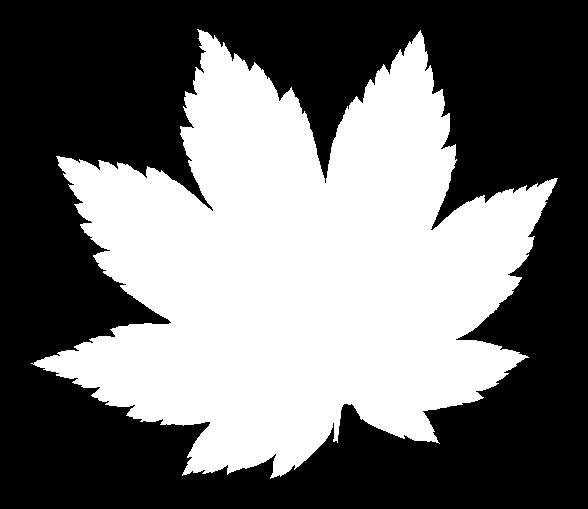
#> input picture images/images/1000.jpg, 588 x 509 px, given in place of 1.jpg, which was not available
$ python image_preprocessing.py
#> lines starting #> are read from the running program, lines starting #| are printed output that depends on the picture
from PIL import Image
import sys
import os

def fill_image(image):
    width, height = image.size
    new_image_length = width if width > height else height
    new_image = Image.new(image.mode, (new_image_length, new_image_length), color='black')
    if width > height:
        new_image.paste(image, (0, int((new_image_length - height) / 2)))
    else:
        new_image.paste(image, (int((new_image_length - width) / 2), 0))
    return new_image

def save_image(image, image_name):
    image.save('../preprocessed_images/' + image_name + '.jpg', 'JPEG')

if __name__ == '__main__':
    for i in range(1584):
        image = Image.open('../images/images/{}.jpg'.format(i + 1))
#> image is the input picture: PIL image 588x509 L; min 0, max 255, mean 112.1
        image = fill_image(image)
#> in fill_image, `new_image = Image.new(image.mode, (new_image_length, new_image_length)..`: new_image: PIL image 588x588 L; every value is 0
#> in fill_image, `new_image.paste(image, (0, int((new_image_length - height) / 2)))`:
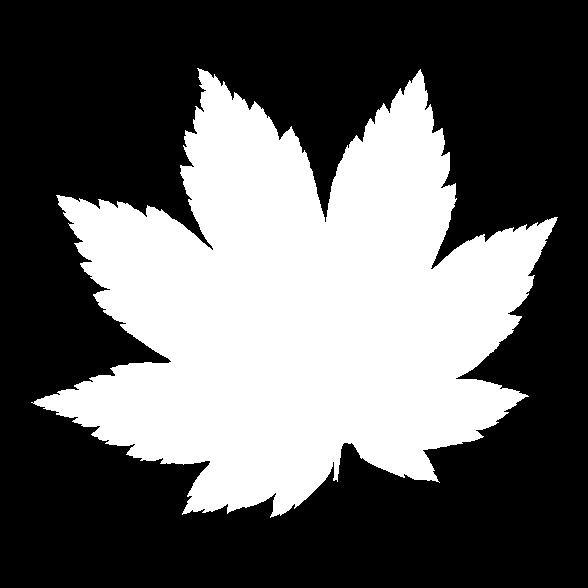
#> new_image: PIL image 588x588 L; min 0, max 255, mean 97.1
        save_image(image, str(i + 1))
#> pass 2 of the loop `for i in range(1584):`:
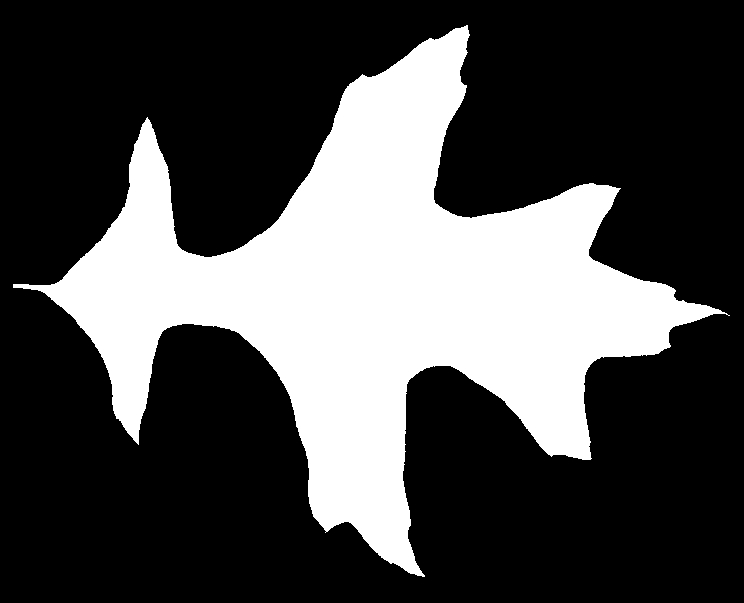
#> input picture images/images/1007.jpg, 744 x 603 px, given in place of 2.jpg, which was not available
#> image is the input picture: PIL image 744x603 L; min 0, max 255, mean 74.6
#> in fill_image (call 2), `new_image.paste(image, (0, int((new_image_length - height) / 2)))`:
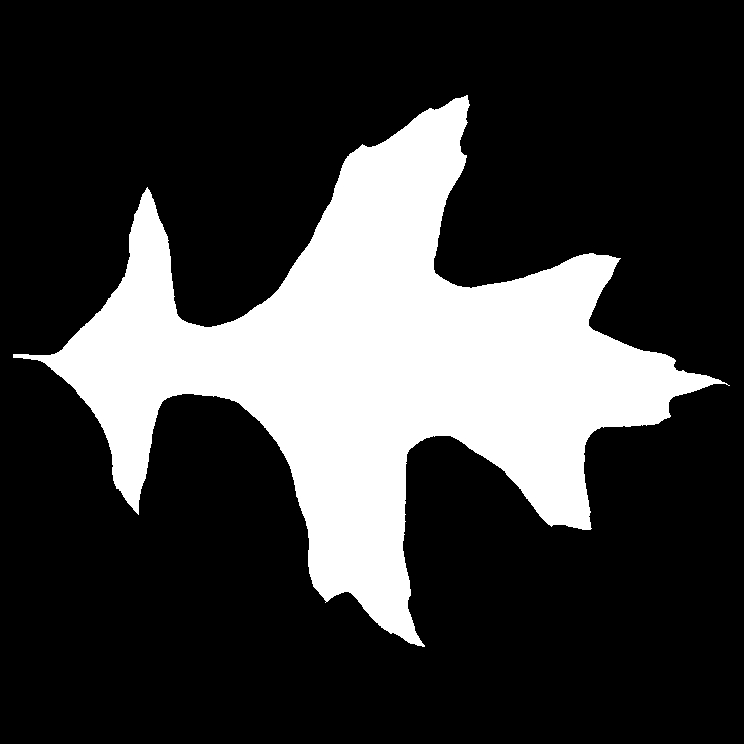
#> new_image: PIL image 744x744 L; min 0, max 255, mean 60.5
#> (the run stopped early here; a loop or call above may not have finished)
